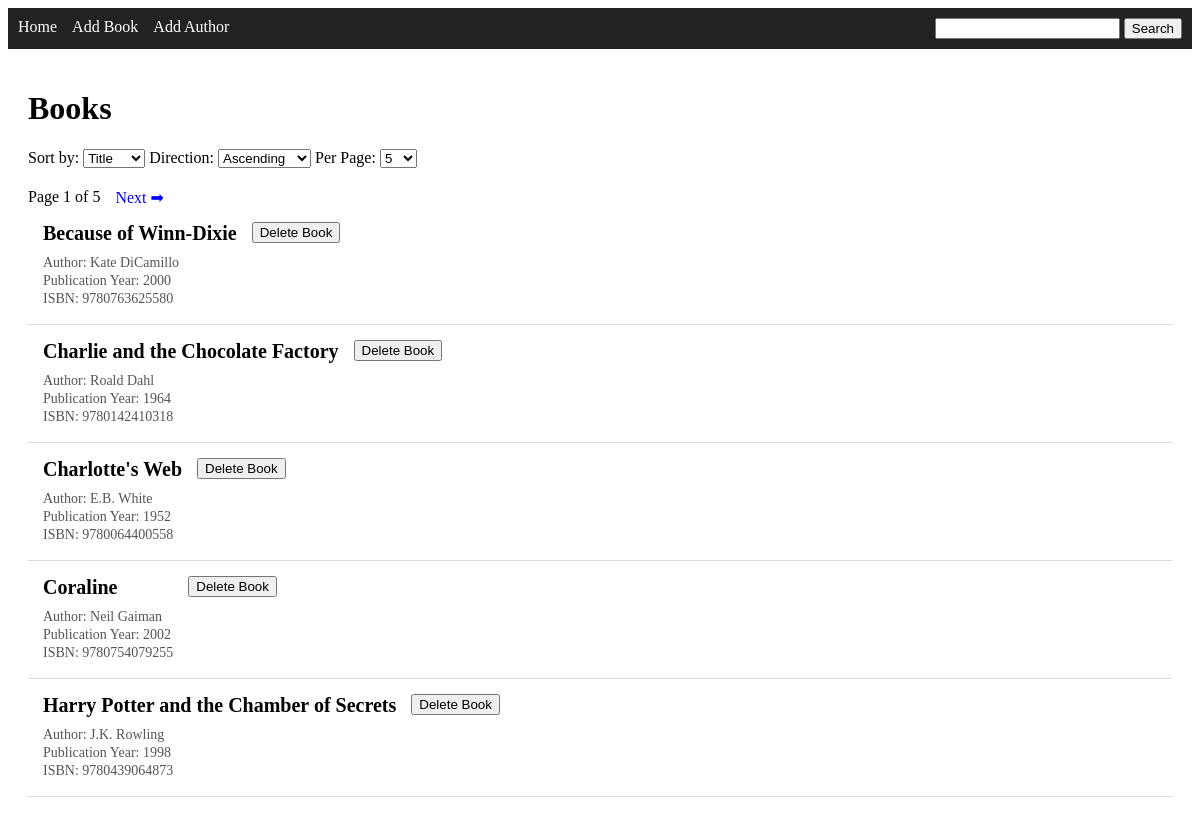
The page / on the database its author committed.
### data_models.py (models this page shows, shortened)
class Book(db.Model):
    id: Mapped[int] = mapped_column(primary_key=True)
    isbn: Mapped[str] = mapped_column(db.String(13), unique=True)
    author_id: Mapped[int] = mapped_column(db.ForeignKey("author.id"))
    author: Mapped[Author] = relationship(back_populates="books")
    title: Mapped[str] = mapped_column(db.String(100))
    publication_year: Mapped[int]

class Author(db.Model):
    id: Mapped[int] = mapped_column(primary_key=True)
    name: Mapped[str] = mapped_column(db.String(80), unique=True)
    birth_date: Mapped[date]
    date_of_death: Mapped[date | None]
    books: Mapped[list["Book"]] = relationship(
        back_populates="author", cascade="all, delete-orphan"
    )

### app.py (the view, shortened to what this page needs)
@app.route("/", methods=["GET"])
def index():
    sort = request.args.get("sort", "title")
    direction = request.args.get("direction", "asc")
    page = request.args.get("page", 1, type=int)
    per_page = request.args.get("per_page", 5, type=int)
    search = request.args.get("search", "").strip()
    query = select(Book).join(Author)
    if sort == "author":
        column = Author.name
    elif sort == "year":
        column = Book.publication_year
    elif sort == "title":
        column = Book.title
    else:
        column = Book.title
    if direction == "desc":
        query = query.order_by(desc(column))
    elif direction == "asc":
        query = query.order_by(asc(column))
    else:
        query = query.order_by(asc(column))
    total_books = db.session.scalar(
        select(db.func.count()).select_from(query.subquery())
    )
    if total_books == 0 and search:
        flash("No books found for that search.", "error")
        return redirect(url_for("index"))
    books = db.session.scalars(
        query.limit(per_page).offset((page - 1) * per_page)
    ).all()
    total_pages = (total_books + per_page - 1) // per_page
    return render_template(
        "home.html",
        books=books,
        sort=sort,
        direction=direction,
        page=page,
        per_page=per_page,
        total_pages=total_pages,
        search=search,
    )

### templates/home.html (shortened to what this page needs)
{% extends "base.html" %}
{% block content %}
  <h1>Books</h1>
  <form method="GET" action="/">
        <label>Sort by:</label>
        <select name="sort" onchange="this.form.submit()">
            <option value="title" {% if sort == "title" %}selected{% endif %}>
                Title
            </option>
        </select>
        <label>Direction:</label>
        <select name="direction" onchange="this.form.submit()">
            <option value="asc" {% if direction == "asc" %}selected{% endif %}>
                Ascending
            </option>
        </select>
        <label>Per Page:</label>
        <select name="per_page" onchange="this.form.submit()">
            {% for n in [5,10,15,20,25] %}
                <option value="{{ n }}" {% if per_page == n %}selected{% endif %}>
                    {{ n }}
                </option>
            {% endfor %}
        </select>
  </form>
    <div class="pagination">
       <span>Page {{ page }} of {{ total_pages }}</span>
        {% if page < total_pages %}
            <a href="/?page={{ page + 1 }}&sort={{ sort }}&direction={{ direction }}&search={{ search }}">
                Next ➡
            </a>
        {% endif %}
    </div>
  {% for book in books %}
      <div class="book">
        <div class="book-info">
              <h3 class="book-title">{{ book.title }}</h3>
            <div class="book-details">
                <p>Author: {{ book.author.name }}</p>
                <p>Publication Year: {{ book.publication_year }}</p>
                <p>ISBN: {{ book.isbn }}</p>
            </div>
        </div>
            <form method="POST" action="{{ url_for('delete_book', book_id=book.id) }}">
                <button type="submit" onclick="return confirm('Delete this book?')">
                    Delete Book
                </button>
            </form>
      </div>
  {% endfor %}
{% endblock %}

### static/style.css (style rules this page uses)
.book { display: flex; gap: 15px; align-items: flex-start; padding: 15px; border-bottom: 1px solid #ddd; }
.book-info { display: flex; flex-direction: column; }
.book-title { font-size: 20px; font-weight: 600; margin: 0 0 8px 0; }
.book-details p { margin: 2px 0; color: #555; font-size: 14px; }
.pagination { margin-top: 20px; display: flex; gap: 15px; align-items: center; }
.pagination a { text-decoration: none; color: blue; }

### rows shown on the page
Book: title "Because of Winn-Dixie", author.name "Kate DiCamillo", publication_year "2000", isbn "9780763625580"
Book: title "Charlie and the Chocolate Factory", author.name "Roald Dahl", publication_year "1964", isbn "9780142410318"
Book: title "Charlotte's Web", author.name "E.B. White", publication_year "1952", isbn "9780064400558"
Book: title "Coraline", author.name "Neil Gaiman", publication_year "2002", isbn "9780754079255"
Book: title "Harry Potter and the Chamber of Secrets", author.name "J.K. Rowling", publication_year "1998", isbn "9780439064873"

### other values the page prints
{{ page }} "1"
{{ total_pages }} "5"
form field per_page "5"
